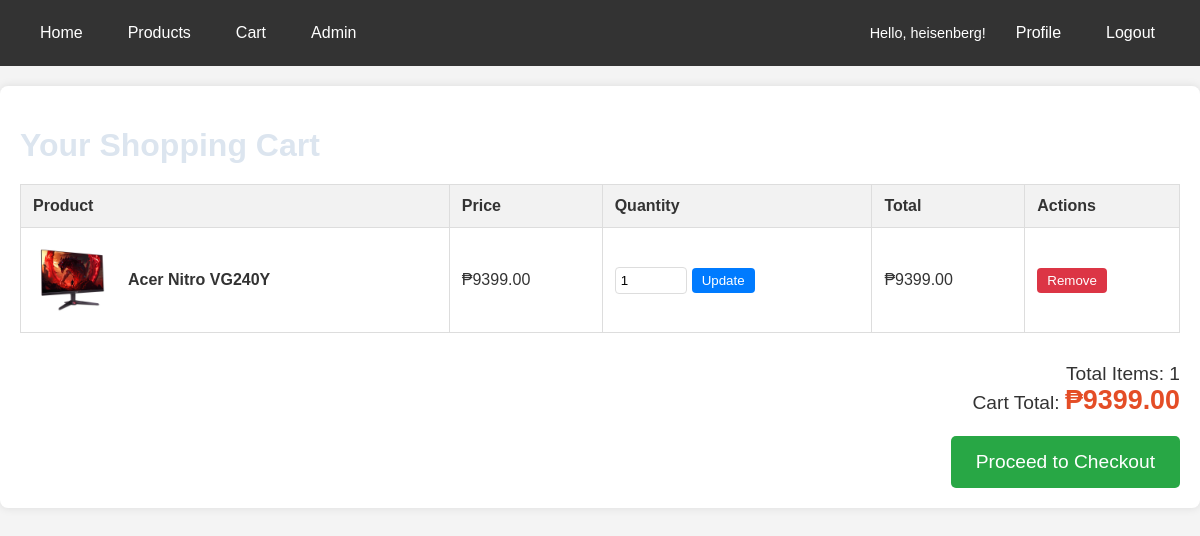
The page /accounts/cart/ (signed in) on the database as committed earlier.
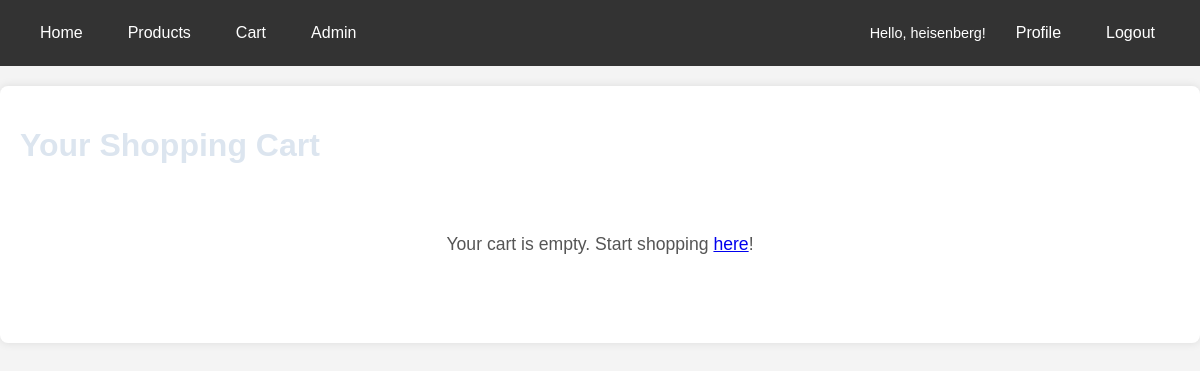
The same page on the database as committed later.
### accounts/models.py (models this page shows, shortened)
class CartItem(models.Model):
    cart = models.ForeignKey(Cart, on_delete=models.CASCADE)
    product = models.ForeignKey(Product, on_delete=models.RESTRICT)
    quantity = models.PositiveIntegerField(default=1)
    added_at = models.DateTimeField(auto_now_add=True)
    class Meta:
        unique_together = ('cart', 'product')
    @property
    def total_price(self):
        return self.quantity * self.product.price

class Cart(models.Model):
    user = models.OneToOneField(User, on_delete=models.CASCADE)
    created_at = models.DateTimeField(auto_now_add=True)
    updated_at = models.DateTimeField(auto_now=True)
    @property
    def total_items(self):
        return sum(item.quantity for item in self.cartitem_set.all())
    @property
    def total_price(self):
        return sum(item.total_price for item in self.cartitem_set.all())

### products/models.py (models this page shows, shortened)
class Product(models.Model):
    name = models.CharField(
        max_length=255,
        help_text="Name of the product",
        verbose_name="Product Name"
    )
    description = models.TextField(
        blank=True,
        null=True,
        help_text="Detailed description of the product",
        verbose_name="Description"
    )
    price = models.DecimalField(
        max_digits=10,
        decimal_places=2,
        help_text="Price of the product",
        verbose_name="Price"
    )
    stock_quantity = models.IntegerField(
        default=0,
        help_text="Current stock level of the product",
        verbose_name="Stock Quantity"
    )
    image = models.ImageField(
        upload_to='products/',
        blank=True,
        null=True,
        help_text="Upload a product image file",
        verbose_name="Product Image"
    )
    category = models.ForeignKey(
        Category,
        on_delete=models.RESTRICT,
        related_name='products',
        help_text="The category this product belongs to",
        verbose_name="Category"
    )
    created_at = models.DateTimeField(auto_now_add=True)
    updated_at = models.DateTimeField(auto_now=True)
    class Meta:
        ordering = ['name']
        verbose_name_plural = "Products"

### accounts/views.py (the view)
# urls.py: path('cart/', views.view_cart, name='view_cart'),
@login_required
def view_cart(request):
    cart, created = Cart.objects.get_or_create(user=request.user)
    cart_items = cart.cartitem_set.all()
    context = {
        'page_title': 'Your Shopping Cart',
        'cart': cart,
        'cart_items': cart_items,
    }
    return render(request, 'accounts/cart.html', context)

### products/templates/accounts/cart.html (shortened to what this page needs)
{% extends 'products/base.html' %}
{% block content %}
    <h1>{{ page_title }}</h1>
    {% if cart_items %}
        <table class="cart-table">
            <thead>
                <tr>
                    <th>Product</th>
                    <th>Price</th>
                    <th>Quantity</th>
                    <th>Total</th>
                    <th>Actions</th>
                </tr>
            </thead>
            <tbody>
                {% for item in cart_items %}
                    <tr>
                        <td>
                            <div class="cart-item-info">
                                {% if item.product.image %}
                                    <img src="{{ item.product.image.url }}" alt="{{ item.product.name }}">
                                {% else %}
                                    <img src="https://via.placeholder.com/80x80?text=No+Image" alt="No Image">
                                {% endif %}
                                <span class="cart-item-name">{{ item.product.name }}</span>
                            </div>
                        </td>
                        <td>₱{{ item.product.price|floatformat:2 }}</td>
                        <td>
                            <form action="{% url 'accounts:update_cart_item' item.id %}" method="post" style="display: flex; align-items: center; gap: 5px;">
                                <input type="number" name="quantity" value="{{ item.quantity }}" min="1" max="{{ item.product.stock_quantity }}" style="width: 60px; padding: 5px;">
                                <button type="submit" style="padding: 5px 10px; background-color: #007bff; color: white; border: none; border-radius: 4px; cursor: pointer;">Update</button>
                            </form>
                        </td>
                        <td>₱{{ item.total_price|floatformat:2 }}</td>
                        <td>
                            <form action="{% url 'accounts:remove_from_cart' item.id %}" method="post">
                                <button type="submit" style="padding: 5px 10px; background-color: #dc3545; color: white; border: none; border-radius: 4px; cursor: pointer;">Remove</button>
                            </form>
                        </td>
                    </tr>
                {% endfor %}
            </tbody>
        </table>
        <div class="cart-summary">
            Total Items: {{ cart.total_items }} <br>
            Cart Total: <strong>₱{{ cart.total_price|floatformat:2 }}</strong>
        </div>
        <div style="text-align: right;">
            <a href="{% url 'accounts:checkout' %}" class="checkout-button">Proceed to Checkout</a>
        </div>
    {% else %}
        <p class="empty-cart-message">Your cart is empty. Start shopping <a href="{% url 'products:product_list' %}">here</a>!</p>
    {% endif %}
{% endblock %}

Rows that differ between the two databases and show on the page:
removed CartItem: product.image (picture), product.name "Acer Nitro VG240Y", product.price "9399.00", quantity "1", total_price "9399.00"
no longer on this page (row unchanged): Cart: total_items "1", total_price "9399.00"
Other text that changed with them:
text no longer shown: "Product Price Quantity Total Actions Total Items: Cart Total: ₱ Proceed to Checkout"
text now shown: "Your cart is empty. Start shopping here !"
